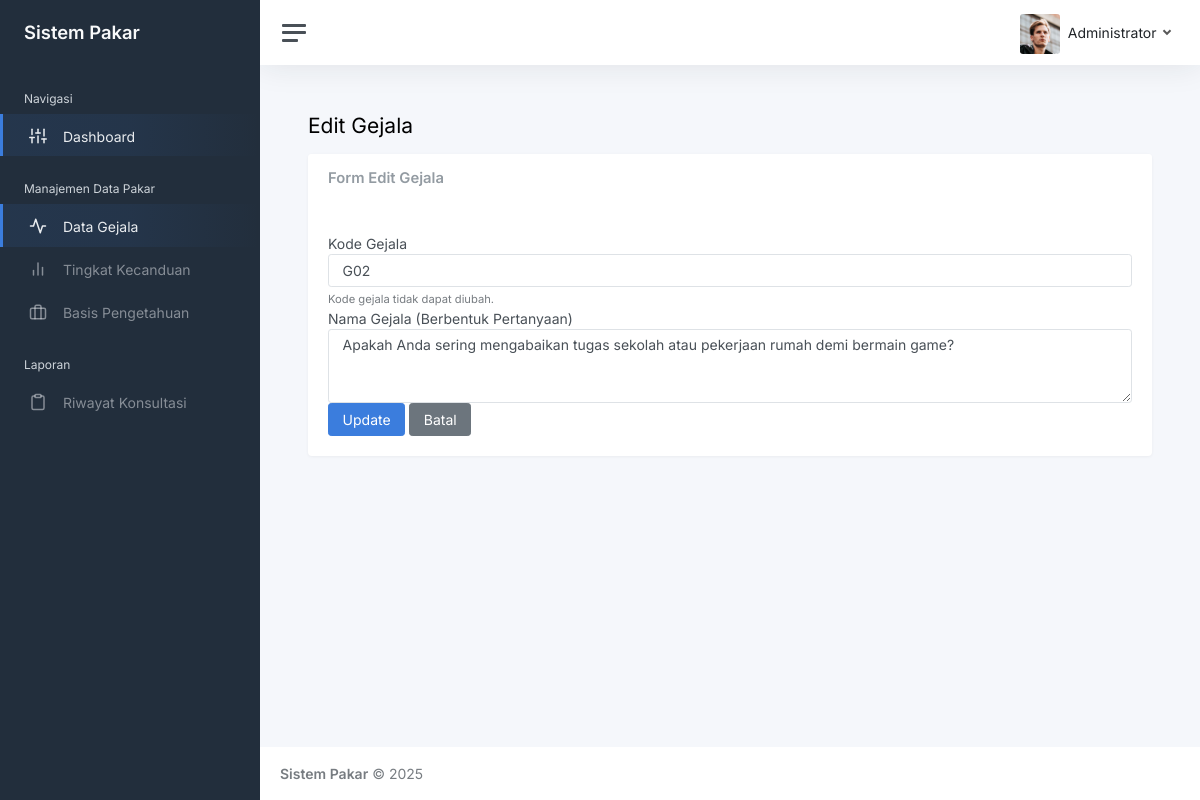
Page /dashboard/admin/gejala/edit.php?kode=G02 (signed in) on the committed database.
### tables this page shows
CREATE TABLE IF NOT EXISTS `gejala` (
  `kode_gejala` varchar(5) NOT NULL,
  `nama_gejala` text NOT NULL,
  PRIMARY KEY (`kode_gejala`)
);

### dashboard/admin/gejala/edit.php (called while the page is built, shortened)
<?php
include '../../../config/koneksi.php';
$kode = $_GET['kode'] ?? '';
$sql = "SELECT * FROM gejala WHERE kode_gejala = ?";
$stmt = $koneksidb->prepare($sql);
$stmt->bind_param("s", $kode);
$stmt->execute();
$result = $stmt->get_result();
$gejala = $result->fetch_assoc();
include base_path('layout/main.php');
?>

### dashboard/admin/gejala/edit_view.php (the view, shortened to what this page needs)
<div class="card shadow-sm">
    <div class="card-header">
        <h3 class="card-title">Form Edit Gejala</h3>
    </div>
    <div class="card-body">
        <form action="update.php" method="POST">
            <div class="form-group">
                <label for="kode_gejala">Kode Gejala</label>
                <input type="text" class="form-control" id="kode_gejala" name="kode_gejala" value="<?= htmlspecialchars($gejala['kode_gejala']) ?>" readonly>
                <small class="form-text text-muted">Kode gejala tidak dapat diubah.</small>
            </div>
            <div class="form-group">
                <label for="nama_gejala">Nama Gejala (Berbentuk Pertanyaan)</label>
                <textarea class="form-control" id="nama_gejala" name="nama_gejala" rows="3" required><?= htmlspecialchars($gejala['nama_gejala']) ?></textarea>
            </div>
            <button type="submit" class="btn btn-primary">Update</button>
            <a href="index.php" class="btn btn-secondary">Batal</a>
        </form>
    </div>
</div>

### rows in the picture
gejala: kode_gejala "G02", nama_gejala "Apakah Anda sering mengabaikan tugas sekolah atau pekerjaan rumah demi bermain game?"

### other values in the picture
$_SESSION['user']['nama_lengkap'] "Administrator"
$page_title "Edit Gejala"
